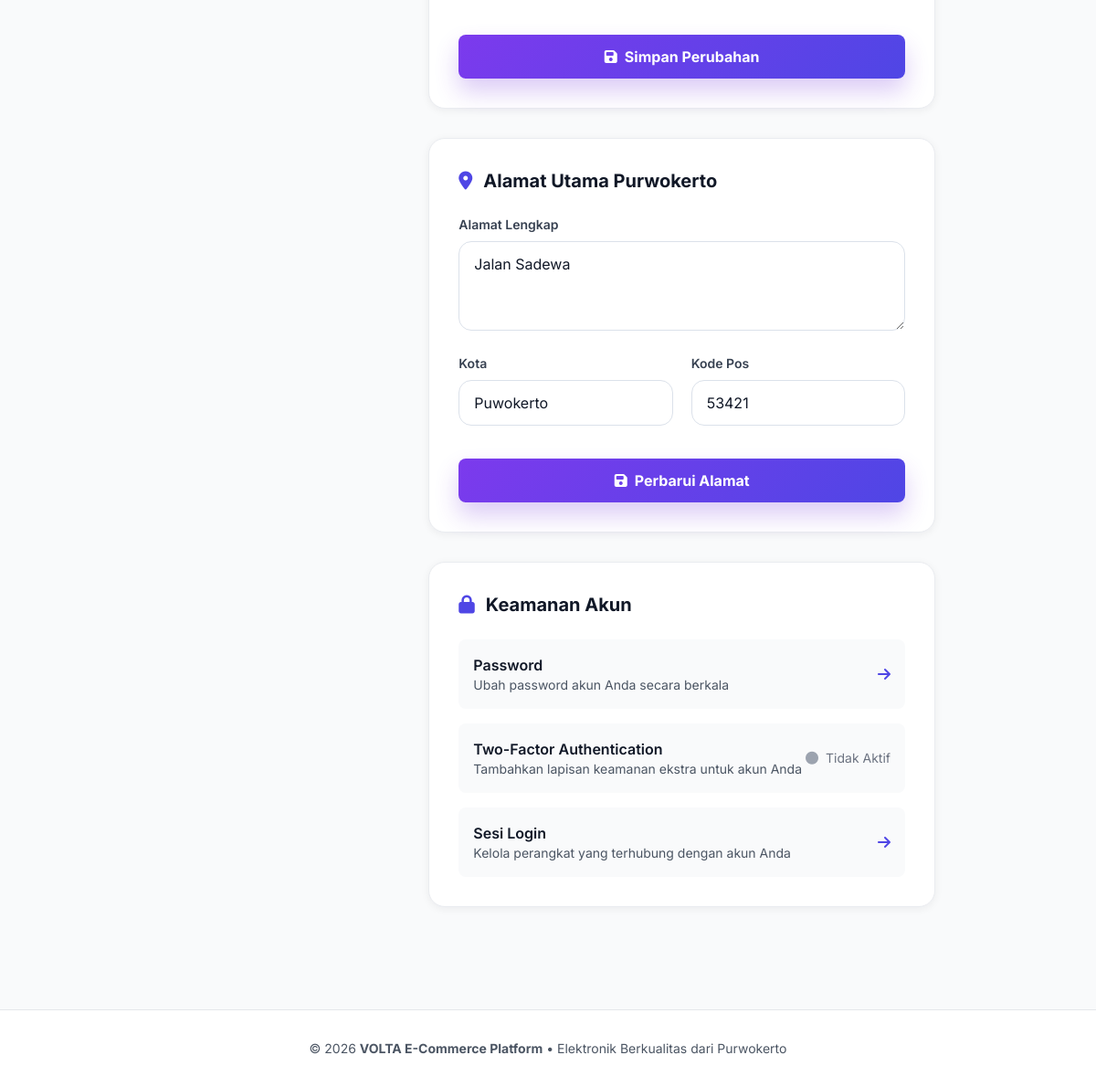
/profile/ (signed in, lower part), run on an earlier commit of the app's database.
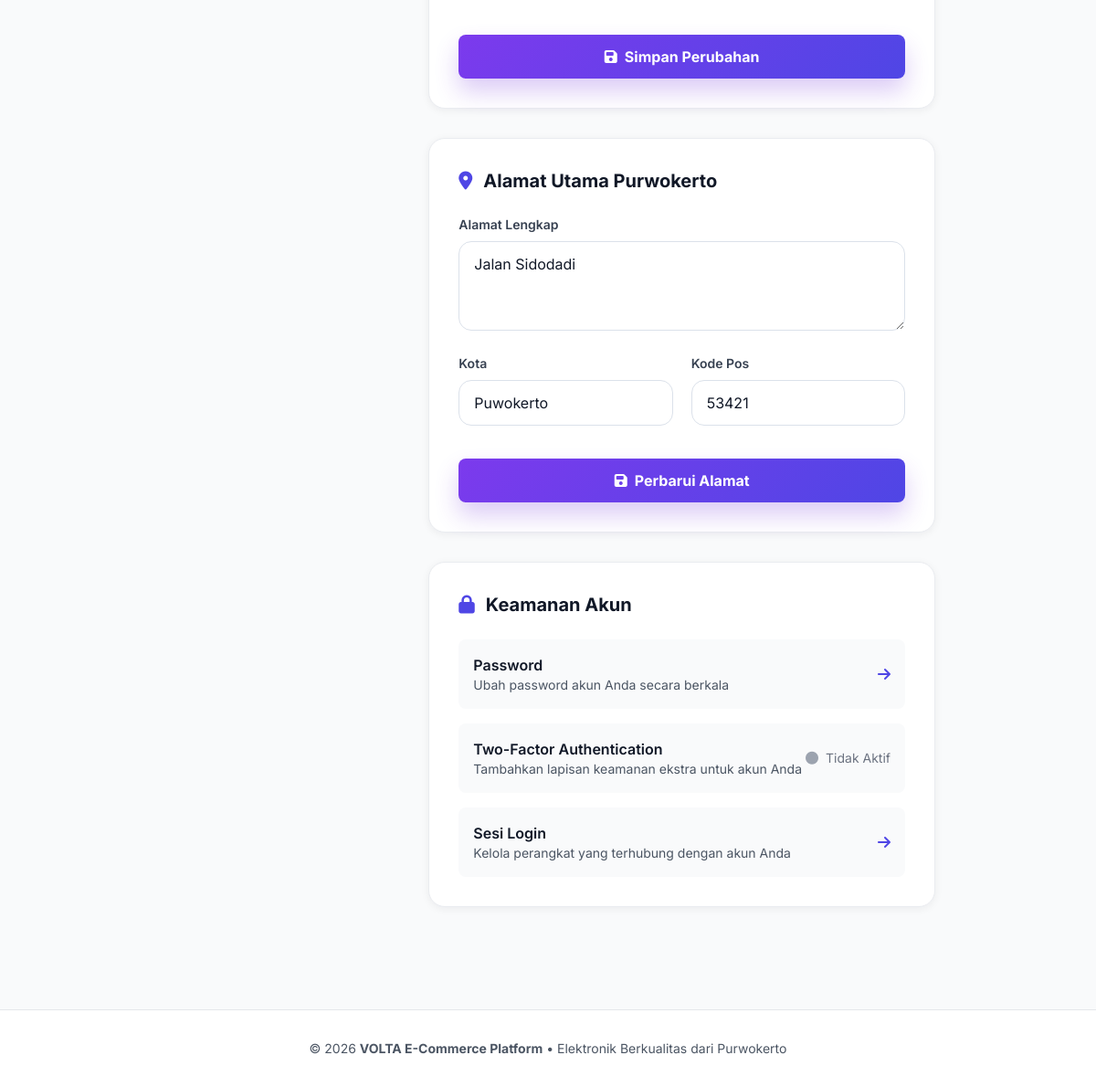
And on a later commit of the database.
### users/models.py (models this page shows, shortened)
class User(AbstractUser):
    ROLE_CHOICES = (
        ('admin', 'Administrator'),
        ('brand', 'Brand/Vendor'),
        ('customer', 'Customer'),
    )
    user_id = models.AutoField(primary_key=True)
    role = models.CharField(
        max_length=20,
        choices=ROLE_CHOICES,
        default='customer',
        help_text="Role pengguna dalam sistem (admin, brand, atau customer)"
    )
    full_name = models.CharField(
        max_length=255,
        blank=True,
        null=True,
        help_text="Nama lengkap pengguna"
    )
    phone = models.CharField(
        max_length=20,
        blank=True,
        null=True,
        unique=True,
        help_text="Nomor telepon kontak pengguna"
    )
    address_street = models.TextField(
        blank=True,
        null=True,
        help_text="Jalan dan nomor rumah"
    )
    address_city = models.CharField(
        max_length=100,
        blank=True,
        null=True,
        help_text="Kota/Kabupaten"
    )
    address_province = models.CharField(
        max_length=100,
        blank=True,
        null=True,
        help_text="Provinsi"
    )
    address_postal_code = models.CharField(
        max_length=100,
        blank=True,
        null=True,
        help_text="Kode pos"
    )
    is_active = models.BooleanField(
        default=True,
        help_text="Menunjukkan apakah user ini aktif atau tidak"
    )
    created_at = models.DateTimeField(
        auto_now_add=True,
        help_text="Tanggal dan waktu user dibuat"
    )
    updated_at = models.DateTimeField(
        auto_now=True,
        help_text="Tanggal dan waktu user terakhir diperbarui"
    )
    class Meta:
        verbose_name = _('User')
        verbose_name_plural = _('Users')
        db_table = 'users'
        ordering = ['-created_at']
        indexes = [
            models.Index(fields=['email']),
            models.Index(fields=['role']),
            models.Index(fields=['is_active']),
        ]

### master_products/views.py (the view, shortened to what this page needs)
# urls.py: path('profile/', views.user_profile_view, name='user_profile'),
@login_required(login_url='master_products:login')
def user_profile_view(request):
    user = request.user
    context = {
        'user': user,
    }
    return render(request, 'master_products/profile.html', context)

### master_products/templates/master_products/profile.html (shortened to what the changed rows need)
<!DOCTYPE html>
<html lang="id">
<head>
    <script src="https://cdn.tailwindcss.com"></script>
    <link rel="stylesheet" href="https://cdnjs.cloudflare.com/ajax/libs/font-awesome/6.4.0/css/all.min.css">
</head>
<body class="bg-gray-50">
    <main class="max-w-4xl mx-auto px-6 py-12">
        <div class="grid grid-cols-1 lg:grid-cols-3 gap-8">
            <div class="lg:col-span-2">
                <div class="profile-card p-8 mb-8">
                    <form method="POST" action="{% url 'master_products:update_address' %}" class="space-y-5">
                        <div>
                            <label for="address_street" class="block text-sm font-semibold text-gray-700 mb-2">
                                Alamat Lengkap
                            </label>
                            <textarea
                                id="address_street"
                                name="address_street"
                                rows="3"
                                class="form-control w-full text-gray-900"
                                placeholder="Jl. Contoh No. 123, Kelurahan, Kecamatan, Purwokerto, Jawa Tengah"
                            >{{ user.address_street|default:'' }}</textarea>
                        </div>
                        <div class="grid grid-cols-1 md:grid-cols-2 gap-5">
                            <div>
                                <label for="address_city" class="block text-sm font-semibold text-gray-700 mb-2">Kota</label>
                                <input
                                    type="text"
                                    id="address_city"
                                    name="address_city"
                                    value="{{ user.address_city|default:'' }}"
                                    class="form-control w-full text-gray-900"
                                    placeholder="Masukkan kota"
                                >
                            </div>
                            <div>
                                <label for="address_postal_code" class="block text-sm font-semibold text-gray-700 mb-2">Kode Pos</label>
                                <input
                                    type="text"
                                    id="address_postal_code"
                                    name="address_postal_code"
                                    value="{{ user.address_postal_code|default:'' }}"
                                    placeholder="53121"
                                    class="form-control w-full text-gray-900"
                                >
                            </div>
                        </div>
                    </form>
                </div>
            </div>
        </div>
    </main>
</body>
</html>

What changed in the data, as far as the page shows it:
changed User "Puwokerto": address_street "Jalan Sadewa" → "Jalan Sidodadi"
